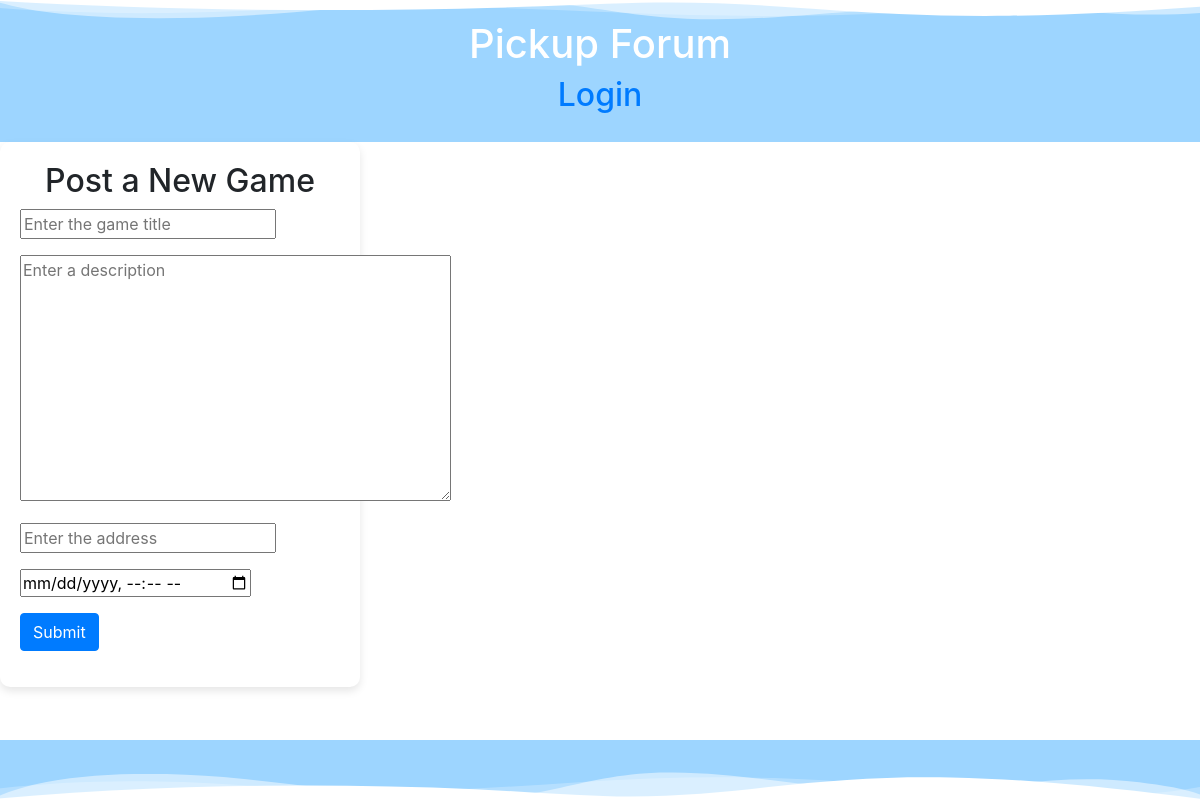
Before: / with the older database file.
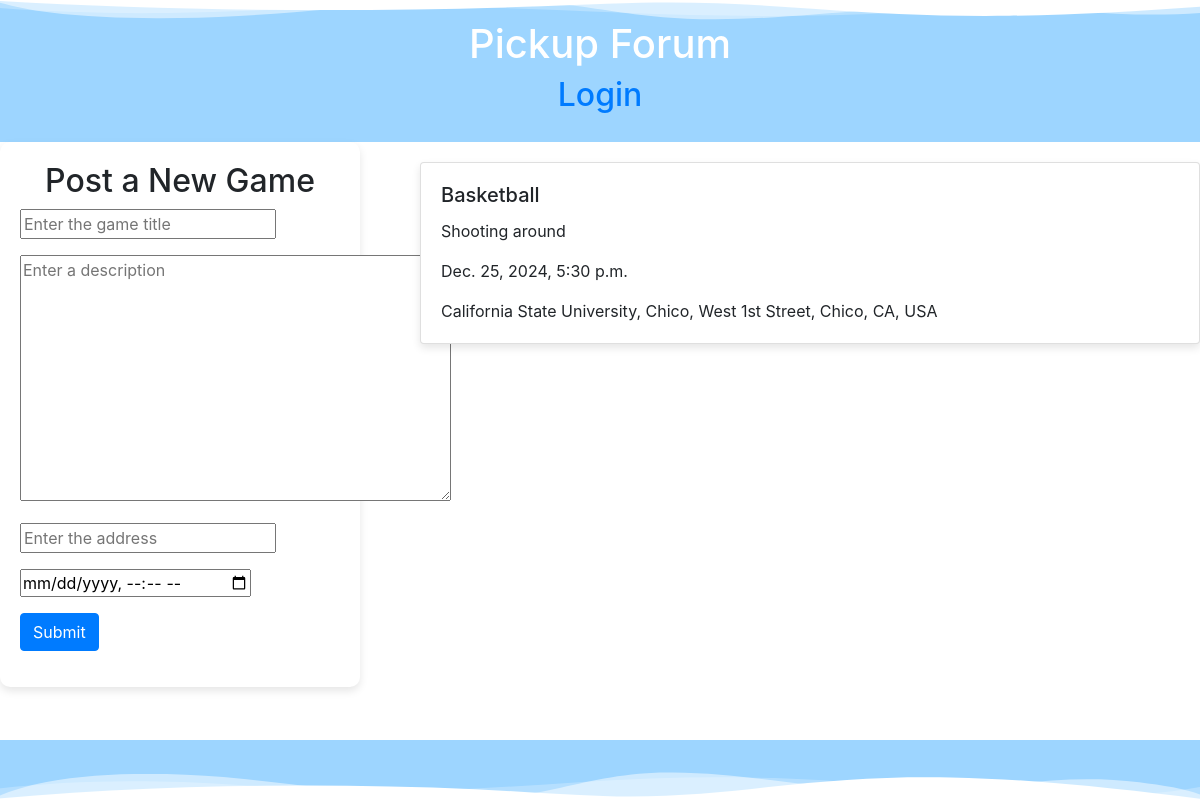
After: the same page with the newer database file.
### Pickup/models.py (models this page shows)
class Post(models.Model):
    post_text = models.CharField(max_length=255)
    post_title = models.CharField(max_length=255)
    post_date = models.DateTimeField(("date posted"),auto_now_add=True)
    post_loc = models.CharField(max_length=255)
    author = models.ForeignKey(User, on_delete=models.CASCADE)
    rsvp_list = models.ManyToManyField(User, related_name='rsvp')
    date_time = models.DateTimeField()
    class Meta:
        db_table = "post"

### Pickup/views.py (the view)
# urls.py: path('', views.index, name='index'),
def index(request):
    current_user = request.user
    if request.method == "POST":
        form = forms.PostForm(request.POST)
        if form.is_valid():
            postF = form.save(commit=False)
            postF.author = request.user
            postF.date_time = form.cleaned_data['date_time']
            postF.post_loc = form.cleaned_data['post_loc']  # Save the location
            postF.save()
            postF.rsvp_list.add(request.user)
            return redirect('/')
    else:
        form = forms.PostForm()
    posts = models.Post.objects.all()
    context = {
        'current_user': current_user,
        'form': form,
        'title': 'Pickup',
        'posts': posts,
        'google_maps_api_key': 'AIzaSyATgY252mj0kipD4snpGnc9Hdrj4UlLFVA'
    }
    return render(request, 'index.html', context=context)

### Pickup/forms.py
class PostForm(forms.ModelForm):
    post_loc = forms.CharField(
        label="Where are we meeting?",
        max_length=255,
        required=True,
        widget=forms.TextInput(attrs={'placeholder': 'Enter the address'})
    )
    post_title = forms.CharField(
        label="What are we playing?",
        max_length=255,
        required=True,
        widget=forms.TextInput(attrs={'placeholder': 'Enter the game title'})
    )
    post_text = forms.CharField(
        label="What's going on?",
        max_length=255,
        required=True,
        widget=forms.Textarea(attrs={'placeholder': 'Enter a description'})
    )
    post_tags = forms.CharField(
        label="Any tags?",
        max_length=255,
        required=False,
        widget=forms.TextInput(attrs={'placeholder': 'Any Tags?'})
        )
    date_time = forms.DateTimeField(
        label="When is it happening?",
        required=True,
        widget=forms.DateTimeInput(attrs={'type': 'datetime-local'})
    )
    class Meta:
        model = models.Post
        fields = ('post_text', 'post_loc', 'post_title', 'post_tags', 'date_time')
        exclude = ('author', 'rsvp_list')

### Pickup/templates/index.html (shortened to what this page needs)
{% extends 'base.html' %}
{% load static %}
{% block stylo %}
<link rel="stylesheet" href="{% static 'css/index.css' %}">
<link rel="stylesheet" href="https://cdn.jsdelivr.net/npm/flatpickr/dist/flatpickr.min.css">
<link rel="stylesheet" href="https://stackpath.bootstrapcdn.com/bootstrap/4.5.2/css/bootstrap.min.css">
{% endblock stylo %}
{% block content %}
<header>
    <h1>Pickup Forum</h1>
    <a href="/login/"><h2>Login</h2></a>
</header>
<section class="content-wrapper">
    <aside>
        <h2>Post a New Game</h2>
        <form action="/" method="POST">
            <div class="form-group">
                {{ form.post_title }}
            </div>
            <div class="form-group">
                {{ form.post_text }}
            </div>
            <div class="form-group">
                {{ form.post_loc }}
            </div>
            <div class="form-group">
                {{ form.date_time }}
            </div>
            <div class="form-group">
                <button type="submit" class="btn btn-primary">Submit</button>
            </div>
        </form>
    </aside>
    <div id="posts">
        {% for post in posts %}
            <div class="card post-card">
                <div class="card-body">
                    <h5 class="card-title">{{ post.post_title }}</h5>
                    <p class="card-text">{{ post.post_text }}</p>
                    <p class="card-text">{{ post.date_time }}</p>
                    <p class="card-text">{{ post.post_loc }}</p>
                </div>
            </div>
        {% endfor %}
    </div>
</section>
<footer class='footer'>
    <p>&nbsp;</p>
</footer>
{% endblock content %}
{% block postBod %}
    <div class="custom-shape-divider-top-1727896835">
    </div>
    <div class="custom-shape-divider-bottom-1727896901">
    </div>
{% endblock postBod %}

### Pickup/templates/base.html (shortened to what this page needs)
<!DOCTYPE html>
<html lang="en-US">
  <head>
    <link href="https://cdn.jsdelivr.net/npm/bootstrap@5.2.0/dist/css/bootstrap.min.css" rel="stylesheet">
    {% block stylo %}{% endblock stylo %}
  </head>
  <body>
    {%block content%}{% endblock %}
  </body>
  {% block postBod %}{% endblock postBod %}
</html>

### Pickup/static/css/index.css (style rules this page uses)
body { font-family: Arial, sans-serif; margin: 0; padding: 0; background-color: #f4f4f4; }
header { background-color: rgb(157, 213, 255); color: white; text-align: center; padding: 20px 0; }
h2 { text-align: center; }
.content-wrapper { display: flex; justify-content: space-between; max-width: 1200px; margin: 0 auto; }
aside { width: 30%; height: fit-content; background-color: white; border-radius: 10px; padding: 20px; box-shadow: 0 4px 8px rgba(0, 0, 0, 0.1); }
#posts { width: 65%; }
.post-card { width: 100%; margin: 20px auto; background-color: white; box-shadow: 0 4px 8px rgba(0, 0, 0, 0.1); }
footer { background-color:rgb(157, 213, 255); color: white; text-align: center; padding: 10px 0; position: fixed; width: 100%; bottom: 0; }
.custom-shape-divider-top-1727896835 { position: absolute; top: 0; left: 0; width: 100%; overflow: hidden; line-height: 0; }
.custom-shape-divider-top-1727896835 svg { position: relative; display: block; width: calc(106% + 1.3px); height: 21px; }
.custom-shape-divider-bottom-1727896901 { position: fixed; bottom: 0; left: 0; width: 100%; overflow: hidden; line-height: 0; transform: rotate(180deg); }
.custom-shape-divider-bottom-1727896901 svg { position: relative; display: block; width: calc(100% + 1.3px); height: 30px; transform: rotateY(180deg); }

Changed rows visible on the page:
added Post: post_title "Basketball", post_text "Shooting around", date_time "Dec. 25, 2024, 5:30 p.m.", post_loc "California State University, Chico, West 1st Street, Chico, CA, USA"
